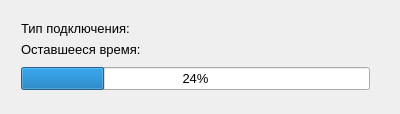
<?xml version="1.0" encoding="UTF-8"?>
<ui version="4.0">
 <class>Widget</class>
 <widget class="QWidget" name="Widget">
  <property name="geometry">
   <rect>
    <x>0</x>
    <y>0</y>
    <width>400</width>
    <height>114</height>
   </rect>
  </property>
  <property name="windowTitle">
   <string>Widget</string>
  </property>
  <widget class="QWidget" name="">
   <property name="geometry">
    <rect>
     <x>10</x>
     <y>10</y>
     <width>371</width>
     <height>91</height>
    </rect>
   </property>
   <layout class="QVBoxLayout" name="verticalLayout">
    <item>
     <layout class="QFormLayout" name="formLayout">
      <item row="0" column="0">
       <widget class="QLabel" name="label">
        <property name="font">
         <font>
          <pointsize>10</pointsize>
         </font>
        </property>
        <property name="text">
         <string>Тип подключения:</string>
        </property>
       </widget>
      </item>
      <item row="0" column="1">
       <widget class="QLabel" name="l_powerType">
        <property name="font">
         <font>
          <pointsize>10</pointsize>
         </font>
        </property>
        <property name="text">
         <string/>
        </property>
       </widget>
      </item>
      <item row="1" column="0">
       <widget class="QLabel" name="label_3">
        <property name="font">
         <font>
          <pointsize>10</pointsize>
         </font>
        </property>
        <property name="text">
         <string>Оставшееся время:</string>
        </property>
       </widget>
      </item>
      <item row="1" column="1">
       <widget class="QLabel" name="l_remTime">
        <property name="font">
         <font>
          <pointsize>10</pointsize>
         </font>
        </property>
        <property name="text">
         <string/>
        </property>
       </widget>
      </item>
     </layout>
    </item>
    <item>
     <widget class="QProgressBar" name="progressBar">
      <property name="font">
       <font>
        <pointsize>10</pointsize>
       </font>
      </property>
      <property name="value">
       <number>24</number>
      </property>
     </widget>
    </item>
   </layout>
  </widget>
 </widget>
 <layoutdefault spacing="6" margin="11"/>
 <resources/>
 <connections/>
</ui>
